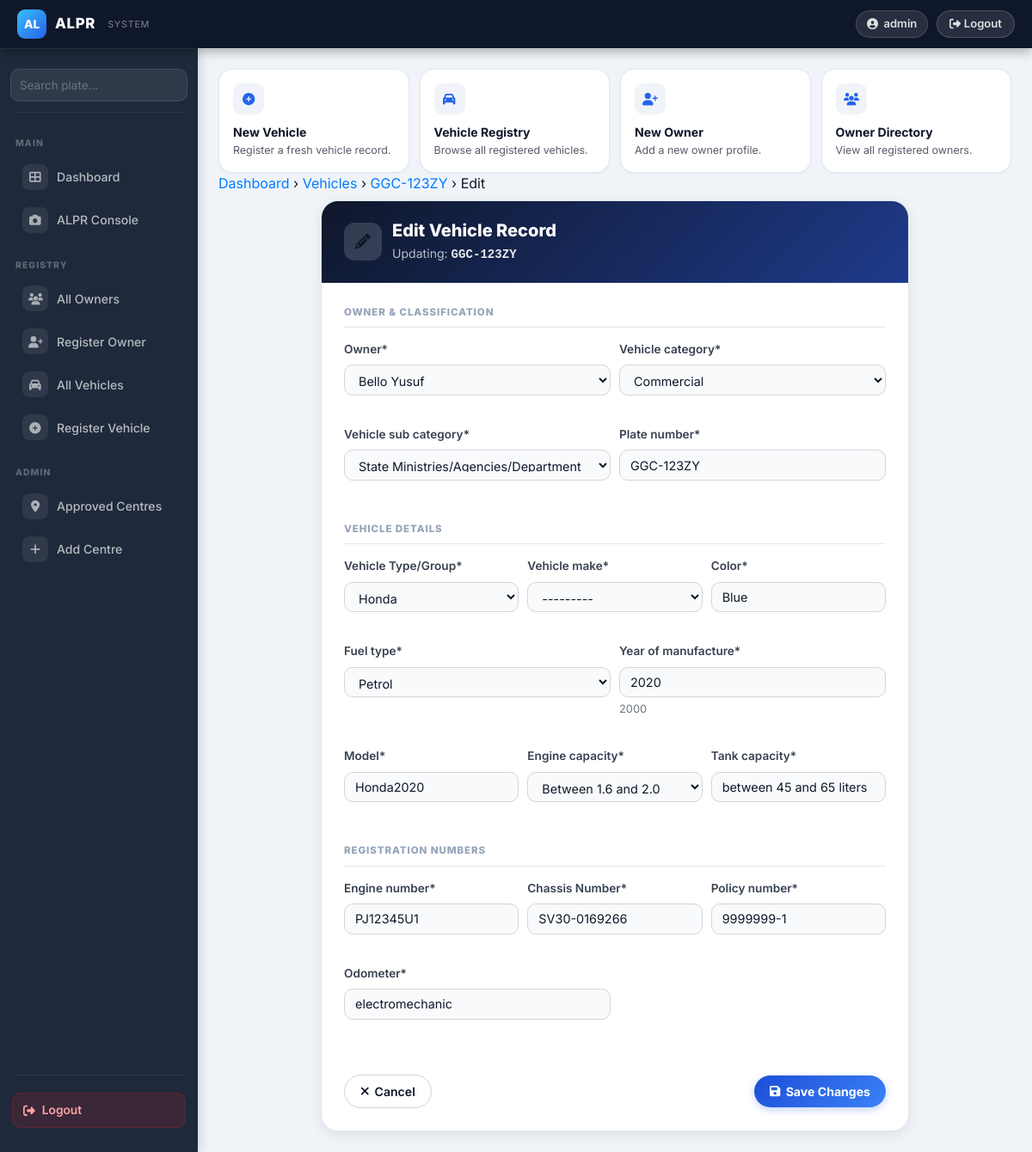
The app's page /car-update/1/car/ (signed in) with its own data.
### owners/models.py (models this page shows, shortened)
class TimeModels(models.Model):
    created = models.DateTimeField(auto_now=False, auto_now_add=True)
    updated = models.DateTimeField(auto_now=True, auto_now_add=False)
    class Meta:
        abstract = True

class CarRegisteration(TimeModels):
    VEHICLE_CATEGORIES = (
        ("Government", "Government"),
        ("Commercial", "Commercial"),
        ("Private", "Private"),
    )
    VEHICLE_SUB_CATEGORY = (
        ("Diplomatic and Foreign Mission", "Diplomatic and Foreign Mission"),
        ("Federal Parastatals/Agencies/Department", "Federal Parastatals/Agencies/Department"),
        ("LGA", "LGA"),
        ("Military/Paramilitaries", "Military/Paramilitaries"),
        ("State Ministries/Agencies/Department", "State Ministries/Agencies/Department"),
    )
    VEHICLE_MAKE = (
        ("100", "100"),
        ("1617", "1617"),
        ("190", "190"),
        ("420", "420"),
        ("5 SERIES", "5 SERIES"),
    )
    FUEL_TYPE = (
        ("Petrol", "Petrol"),
        ("Diesel", "Diesel"),
        ("Bio-Fuel", "Bio-Fuel"),
    )
    VEHICLE_TYPE = (
        ("Telsa", "Telsa"),
        ("BMW", "BMW"),
        ("Ferrari", "Ferrari"),
        ("Honda", "Honda"),
        ("Toyota", "Toyota"),
        ("Audi", "Audi"),
        ("Jeep", "Jeep"),
        ("Mazda", "Mazda"),
        ("Nissan", "Nissan"),
    )
    ENGINE_CAPACITY =(
        ("Above 3.0", "Above 3.0"),
        ("Below 1.6", "Below 1.6"),
        ("Between 1.6 and 2.0", "Between 1.6 and 2.0"),
        ("Between 2.1 and 3.0", "Between 2.1 and 3.0"),
    )
    owner = models.ForeignKey(Owner, verbose_name=("Owner"), on_delete=models.CASCADE)
    vehicle_category = models.CharField(choices=VEHICLE_CATEGORIES, max_length=15)
    vehicle_sub_category = models.CharField(choices=VEHICLE_SUB_CATEGORY, max_length=50)
    plate_number = models.CharField(max_length=20)
    vehicle_make = models.CharField(choices=VEHICLE_MAKE, max_length=20)
    color = models.CharField(max_length=10)
    fuel_type = models.CharField(choices=FUEL_TYPE, max_length=50)
    year_of_manufacture = models.CharField(max_length=4, help_text="2000")
    model = models.CharField(max_length=10)
    engine_number = models.CharField(max_length=10)
    policy_number = models.CharField(max_length=10)
    vehicle_type = models.CharField(("Vehicle Type/Group"), choices=VEHICLE_TYPE, max_length=50)
    chassis_no = models.CharField(("Chassis Number"), max_length=15)
    engine_capacity = models.CharField(choices=ENGINE_CAPACITY, max_length=50)
    tank_capacity = models.CharField(max_length=50)
    odometer = models.CharField(max_length=15)

### owners/views.py (the view)
# urls.py: path("car-update/<int:pk>/car/", CarRegistrationUpdateViews.as_view(), name="car-update"),
class CarRegistrationUpdateViews(LoginRequiredMixin, SuccessMessageMixin, UpdateView):
    model = CarRegisteration
    fields = "__all__"
    context_object_name = "form"
    success_url = reverse_lazy("dashboard")
    success_message = "Vehicle record updated successfully"
    template_name = "content/car_update.html"

### owners/models.py (called while the page is built)
    def __str__(self):
        return self.full_name

### owners/templates/content/car_update.html (shortened to what this page needs)
{% extends "base.html" %}
{% load crispy_forms_tags %}
{% block content %}
{% include "include/header.html" %}
<div class="breadcrumb-trail mb-2">
  <a href="{% url 'dashboard' %}">Dashboard</a> <span>›</span>
  <a href="{% url 'car-list' %}">Vehicles</a> <span>›</span>
  <a href="{% url 'car-detail' form.instance.id %}">{{ form.instance.plate_number }}</a> <span>›</span> Edit
</div>
<div class="row justify-content-center mt-2">
  <div class="col-lg-10 col-xl-9">
    <div class="form-card">
      <div class="form-card-header">
        <div style="display:flex;align-items:center;gap:12px;">
          <div style="width:44px;height:44px;border-radius:12px;background:rgba(255,255,255,.15);display:flex;align-items:center;justify-content:center;font-size:1.1rem;">
            <i class="fas fa-pencil-alt"></i>
          </div>
          <div>
            <h2>Edit Vehicle Record</h2>
            <p>Updating: <strong style="color:rgba(255,255,255,.9);font-family:'Courier New',monospace;">{{ form.instance.plate_number }}</strong></p>
          </div>
        </div>
      </div>
      <div class="form-card-body">
        <form method="POST" action="" novalidate>
          <div class="form-section-title">Owner & Classification</div>
          <div class="form-row">
            <div class="form-group col-md-6">{{ form.owner|as_crispy_field }}</div>
            <div class="form-group col-md-6">{{ form.vehicle_category|as_crispy_field }}</div>
          </div>
          <div class="form-row">
            <div class="form-group col-md-6">{{ form.vehicle_sub_category|as_crispy_field }}</div>
            <div class="form-group col-md-6">{{ form.plate_number|as_crispy_field }}</div>
          </div>
          <div class="form-section-title mt-3">Vehicle Details</div>
          <div class="form-row">
            <div class="form-group col-md-4">{{ form.vehicle_type|as_crispy_field }}</div>
            <div class="form-group col-md-4">{{ form.vehicle_make|as_crispy_field }}</div>
            <div class="form-group col-md-4">{{ form.color|as_crispy_field }}</div>
          </div>
          <div class="form-row">
            <div class="form-group col-md-6">{{ form.fuel_type|as_crispy_field }}</div>
            <div class="form-group col-md-6">{{ form.year_of_manufacture|as_crispy_field }}</div>
          </div>
          <div class="form-row">
            <div class="form-group col-md-4">{{ form.model|as_crispy_field }}</div>
            <div class="form-group col-md-4">{{ form.engine_capacity|as_crispy_field }}</div>
            <div class="form-group col-md-4">{{ form.tank_capacity|as_crispy_field }}</div>
          </div>
          <div class="form-section-title mt-3">Registration Numbers</div>
          <div class="form-row">
            <div class="form-group col-md-4">{{ form.engine_number|as_crispy_field }}</div>
            <div class="form-group col-md-4">{{ form.chassis_no|as_crispy_field }}</div>
            <div class="form-group col-md-4">{{ form.policy_number|as_crispy_field }}</div>
          </div>
          <div class="form-row">
            <div class="form-group col-md-6">{{ form.odometer|as_crispy_field }}</div>
          </div>
          <div class="d-flex justify-content-between align-items-center mt-3 pt-3" style="border-top:1px solid var(--alpr-border);">
            <a href="{% url 'car-detail' form.instance.id %}" class="btn-secondary-ui"><i class="fas fa-times"></i> Cancel</a>
            <button type="submit" class="btn-primary-ui"><i class="fas fa-save"></i> Save Changes</button>
          </div>
        </form>
      </div>
    </div>
  </div>
</div>
{% endblock %}

### owners/templates/base.html (shortened to what this page needs)
{% load static %}
<!DOCTYPE html>
<html lang="en">
<head>
  <link rel="stylesheet" href="{% static 'css/bootstrap.css' %}">
  <link rel="stylesheet" href="{% static 'css/all.css' %}">
</head>
<body>
  <nav class="top-navbar">
    <div style="display:flex;align-items:center;gap:12px;">
      <a class="top-navbar-brand" href="{% url 'dashboard' %}">
        <div class="brand-icon">AL</div>
        <div>
          <div class="brand-name">ALPR</div>
        </div>
        <div class="brand-sub ml-1">SYSTEM</div>
      </a>
    </div>
    <div class="top-navbar-right">
      <span class="nav-user-pill d-none d-md-flex">
        <i class="fas fa-user-circle"></i>
        {{ request.user.username }}
      </span>
      <form method="post" action="{% url 'logout' %}" class="nav-logout-form">
        <button type="submit" class="nav-logout-btn">
          <i class="fas fa-sign-out-alt"></i> Logout
        </button>
      </form>
    </div>
  </nav>
  <aside class="sidebar" id="sidebar">
    <div class="sidebar-search">
      <form action="{% url 'search' %}" method="get">
        <div class="sidebar-search-inner">
          <input type="text" name="q" placeholder="Search plate…" autocomplete="off">
        </div>
      </form>
    </div>
    <div class="sidebar-divider"></div>
    <div class="sidebar-section-label">Main</div>
    <a href="{% url 'dashboard' %}" class="sidebar-link {% if request.resolver_match.view_name == 'dashboard' %}active{% endif %}">
      <span class="si"><i class="fas fa-th-large"></i></span> Dashboard
    </a>
    <a href="{% url 'alpr-upload' %}" class="sidebar-link {% if request.resolver_match.view_name == 'alpr-upload' %}active{% endif %}">
      <span class="si"><i class="fas fa-camera"></i></span> ALPR Console
    </a>
    <div class="sidebar-section-label">Registry</div>
    <a href="{% url 'owner-list' %}" class="sidebar-link {% if request.resolver_match.view_name in 'owner-list,owner-detail' %}active{% endif %}">
      <span class="si"><i class="fas fa-users"></i></span> All Owners
    </a>
    <a href="{% url 'owner-create' %}" class="sidebar-link {% if request.resolver_match.view_name == 'owner-create' %}active{% endif %}">
      <span class="si"><i class="fas fa-user-plus"></i></span> Register Owner
    </a>
    <a href="{% url 'car-list' %}" class="sidebar-link {% if request.resolver_match.view_name == 'car-list' %}active{% endif %}">
      <span class="si"><i class="fas fa-car"></i></span> All Vehicles
    </a>
    <a href="{% url 'car-create' %}" class="sidebar-link {% if request.resolver_match.view_name == 'car-create' %}active{% endif %}">
      <span class="si"><i class="fas fa-plus-circle"></i></span> Register Vehicle
    </a>
    <div class="sidebar-section-label">Admin</div>
    <a href="{% url 'state-list' %}" class="sidebar-link {% if request.resolver_match.view_name == 'state-list' %}active{% endif %}">
      <span class="si"><i class="fas fa-map-marker-alt"></i></span> Approved Centres
    </a>
    <a href="{% url 'state-create' %}" class="sidebar-link {% if request.resolver_match.view_name == 'state-create' %}active{% endif %}">
      <span class="si"><i class="fas fa-plus"></i></span> Add Centre
    </a>
    <div class="sidebar-divider" style="margin-top:auto;"></div>
    <div style="padding:12px 14px;">
      <form method="post" action="{% url 'logout' %}">
        <button type="submit" style="width:100%;display:flex;align-items:center;gap:8px;padding:9px 12px;background:rgba(220,38,38,.15);border:1px solid rgba(220,38,38,.25);border-radius:10px;color:#fca5a5;font-size:.86rem;font-weight:600;cursor:pointer;transition:background .15s;">
          <i class="fas fa-sign-out-alt"></i> Logout
        </button>
      </form>
    </div>
  </aside>
  <div class="main-content">
    <div class="page-body">
      {% block content %}{% endblock %}
    </div>
  </div>
</body>
</html>

### owners/static/css/all.css (style rules this page uses)
.fa-camera:before { content: "\f030"; }
.fa-car:before { content: "\f1b9"; }
.fa-plus:before { content: "\f067"; }
.fa-user-plus:before { content: "\f234"; }
.fa-users:before { content: "\f0c0"; }

### records on screen
CarRegisteration: instance.plate_number "GGC-123ZY", owner "Bello Yusuf", vehicle_category "Commercial", vehicle_sub_category "State Ministries/Agencies/Department", plate_number "GGC-123ZY", vehicle_type "Honda", vehicle_make "---------", color "Blue", fuel_type "Petrol", year_of_manufacture "2020", model "Honda2020", engine_capacity "Between 1.6 and 2.0", tank_capacity "between 45 and 65 liters", engine_number "PJ12345U1", chassis_no "SV30-0169266", policy_number "9999999-1", odometer "electromechanic"

### other values on screen
{{ request.user.username }} "admin"
